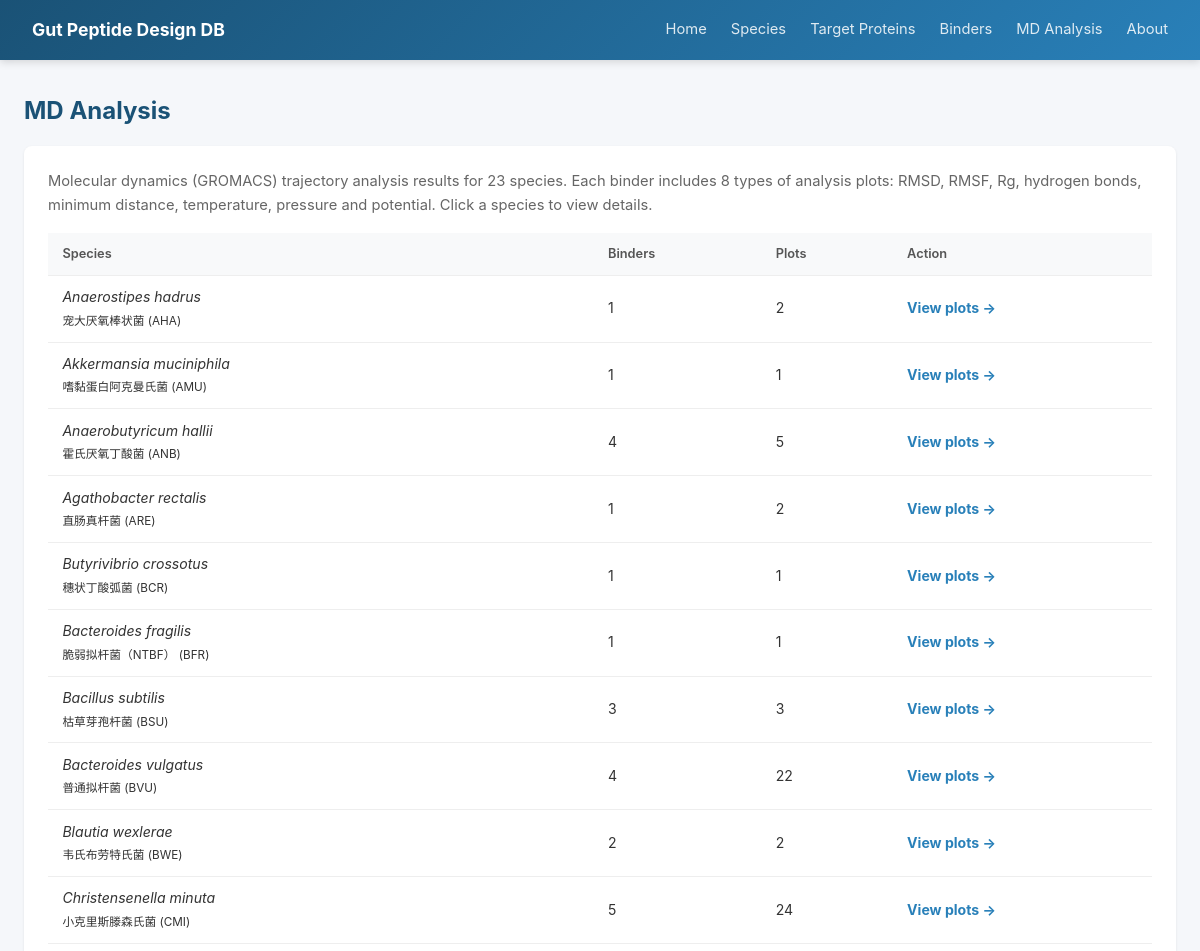
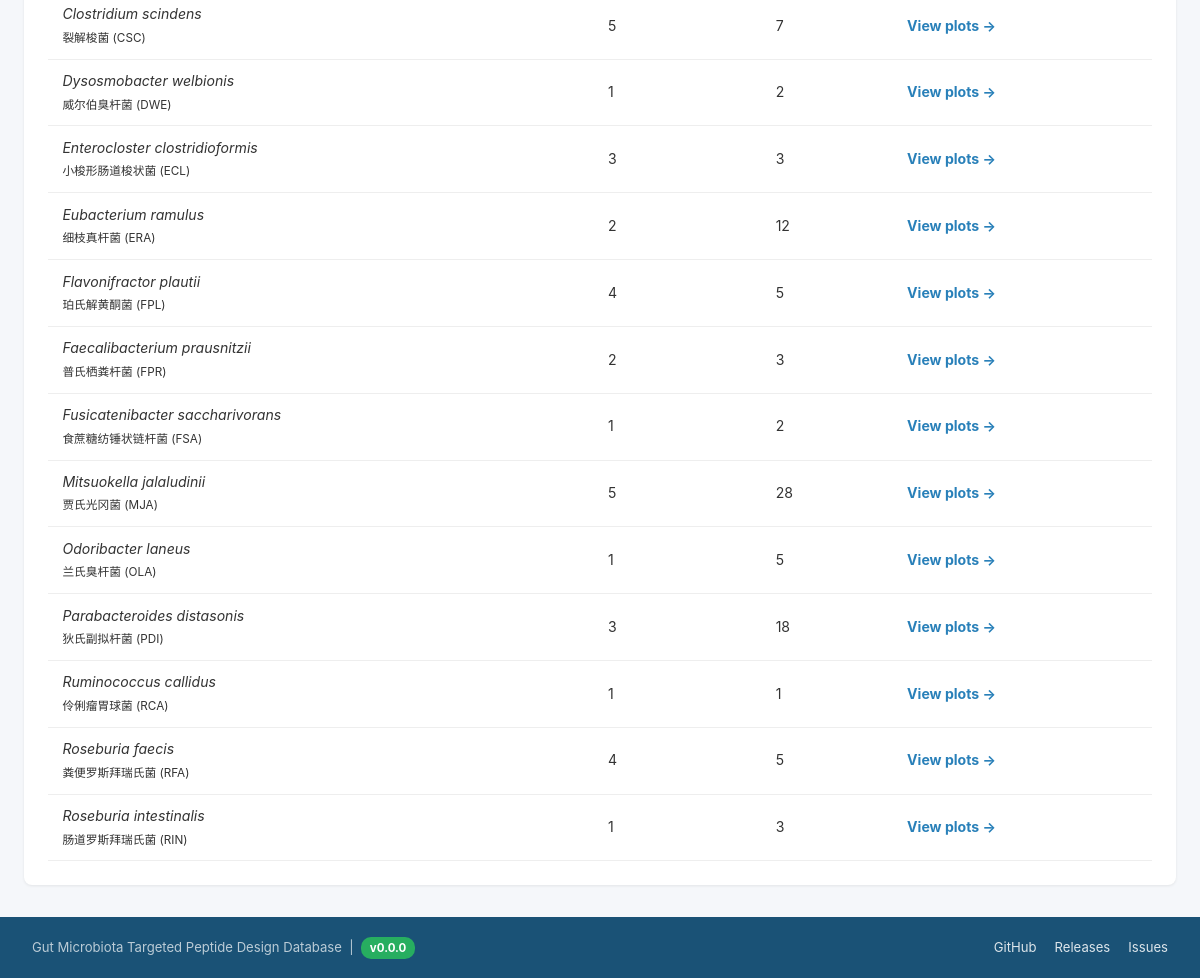
Screenshot of /md with the database file from the repository (2 pictures, top to bottom).
### tables this page shows
CREATE TABLE Species (
        Species_ID      TEXT PRIMARY KEY,
        Scientific_Name TEXT NOT NULL,
        Chinese_Name    TEXT,
        Taxonomy_ID     INTEGER,
        Genome_Accession TEXT,
        Proteome_Source TEXT,
        Notes           TEXT
    );

### app.py (the view)
@app.route('/md')
def md_list():
    db = get_db()
    items = []
    if os.path.isdir(MD_DIR):
        for sid in sorted(os.listdir(MD_DIR)):
            sd = os.path.join(MD_DIR, sid)
            if not os.path.isdir(sd):
                continue
            sp = db.execute("SELECT * FROM Species WHERE Species_ID=?", (sid,)).fetchone()
            designs = [x for x in os.listdir(sd) if os.path.isdir(os.path.join(sd, x))]
            total_png = 0
            for d in designs:
                total_png += len([x for x in os.listdir(os.path.join(sd, d)) if x.endswith('.png')])
            items.append({'sid': sid, 'sp': sp, 'designs': len(designs), 'count': total_png})
    return render_template('md.html', items=items)

### app.py (called while the page is built)
@app.context_processor
def inject_meta():
    return {'DB_VERSION': DB_VERSION, 'REPO_URL': REPO_URL}

def get_db():
    if 'db' not in g:
        g.db = sqlite3.connect(DB_PATH)
        g.db.row_factory = sqlite3.Row
    return g.db

### templates/md.html (shortened to what this page needs)
{% extends "base.html" %}
{% block content %}
<h1>MD Analysis</h1>
<div class="card">
    <p style="color:#666; font-size:.92rem; margin-bottom:1rem;">
        Molecular dynamics (GROMACS) trajectory analysis results for {{ items|length }} species.
        Each binder includes 8 types of analysis plots: RMSD, RMSF, Rg, hydrogen bonds, minimum distance, temperature, pressure and potential. Click a species to view details.
    </p>
    {% if items %}
    <table>
        <thead><tr><th>Species</th><th>Binders</th><th>Plots</th><th>Action</th></tr></thead>
        <tbody>
            {% for it in items %}
            <tr>
                <td>
                    {% if it.sp %}<em>{{ it.sp.Scientific_Name }}</em><br><small>{{ it.sp.Chinese_Name }} ({{ it.sid }})</small>{% else %}{{ it.sid }}{% endif %}
                </td>
                <td>{{ it.designs }}</td>
                <td>{{ it.count }}</td>
                <td><a href="/md/{{ it.sid }}"><strong>View plots &rarr;</strong></a></td>
            </tr>
            {% endfor %}
        </tbody>
    </table>
    {% else %}
    <div class="empty-state"><p>No MD analysis data.</p></div>
    {% endif %}
</div>
{% endblock %}

### templates/base.html (style rules this page uses)
* { margin:0; padding:0; box-sizing:border-box; }
body { font-family:-apple-system,BlinkMacSystemFont,"Segoe UI","PingFang SC","Microsoft YaHei",sans-serif; background:#f5f7fa; color:#333; line-height:1.6; }
.card { background:white; border-radius:8px; box-shadow:0 1px 3px rgba(0,0,0,.08); padding:1.5rem; margin-bottom:1.5rem; }
table { width:100%; border-collapse:collapse; font-size:.88rem; }
th,td { padding:.65rem .9rem; text-align:left; border-bottom:1px solid #eee; }
th { background:#f8f9fa; font-weight:600; color:#555; font-size:.8rem; }
h1 { font-size:1.5rem; margin-bottom:1rem; color:#1a5276; }
a { color:#2980b9; text-decoration:none; }

### rows the page displays
Species: sp.Scientific_Name "Anaerostipes hadrus", sp.Chinese_Name "宠大厌氧棒状菌", sid "AHA", designs "1", count "2"
Species: sp.Scientific_Name "Akkermansia muciniphila", sp.Chinese_Name "嗜黏蛋白阿克曼氏菌", sid "AMU", designs "1", count "1"
Species: sp.Scientific_Name "Anaerobutyricum hallii", sp.Chinese_Name "霍氏厌氧丁酸菌", sid "ANB", designs "4", count "5"
Species: sp.Scientific_Name "Agathobacter rectalis", sp.Chinese_Name "直肠真杆菌", sid "ARE", designs "1", count "2"
Species: sp.Scientific_Name "Butyrivibrio crossotus", sp.Chinese_Name "穗状丁酸弧菌", sid "BCR", designs "1", count "1"
Species: sp.Scientific_Name "Bacteroides fragilis", sp.Chinese_Name "脆弱拟杆菌（NTBF）", sid "BFR", designs "1", count "1"
Species: sp.Scientific_Name "Bacillus subtilis", sp.Chinese_Name "枯草芽孢杆菌", sid "BSU", designs "3", count "3"
Species: sp.Scientific_Name "Bacteroides vulgatus", sp.Chinese_Name "普通拟杆菌", sid "BVU", designs "4", count "22"
Species: sp.Scientific_Name "Blautia wexlerae", sp.Chinese_Name "韦氏布劳特氏菌", sid "BWE", designs "2", count "2"
Species: sp.Scientific_Name "Christensenella minuta", sp.Chinese_Name "小克里斯滕森氏菌", sid "CMI", designs "5", count "24"
Species: sp.Scientific_Name "Clostridium scindens", sp.Chinese_Name "裂解梭菌", sid "CSC", designs "5", count "7"
Species: sp.Scientific_Name "Dysosmobacter welbionis", sp.Chinese_Name "威尔伯臭杆菌", sid "DWE", designs "1", count "2"
Species: sp.Scientific_Name "Enterocloster clostridioformis", sp.Chinese_Name "小梭形肠道梭状菌", sid "ECL", designs "3", count "3"
Species: sp.Scientific_Name "Eubacterium ramulus", sp.Chinese_Name "细枝真杆菌", sid "ERA", designs "2", count "12"
Species: sp.Scientific_Name "Flavonifractor plautii", sp.Chinese_Name "珀氏解黄酮菌", sid "FPL", designs "4", count "5"
Species: sp.Scientific_Name "Faecalibacterium prausnitzii", sp.Chinese_Name "普氏栖粪杆菌", sid "FPR", designs "2", count "3"
Species: sp.Scientific_Name "Fusicatenibacter saccharivorans", sp.Chinese_Name "食蔗糖纺锤状链杆菌", sid "FSA", designs "1", count "2"
Species: sp.Scientific_Name "Mitsuokella jalaludinii", sp.Chinese_Name "贾氏光冈菌", sid "MJA", designs "5", count "28"
Species: sp.Scientific_Name "Odoribacter laneus", sp.Chinese_Name "兰氏臭杆菌", sid "OLA", designs "1", count "5"
Species: sp.Scientific_Name "Parabacteroides distasonis", sp.Chinese_Name "狄氏副拟杆菌", sid "PDI", designs "3", count "18"
Species: sp.Scientific_Name "Ruminococcus callidus", sp.Chinese_Name "伶俐瘤胃球菌", sid "RCA", designs "1", count "1"
Species: sp.Scientific_Name "Roseburia faecis", sp.Chinese_Name "粪便罗斯拜瑞氏菌", sid "RFA", designs "4", count "5"
Species: sp.Scientific_Name "Roseburia intestinalis", sp.Chinese_Name "肠道罗斯拜瑞氏菌", sid "RIN", designs "1", count "3"

### other values shown
{{ items|length }} "23"
{{ DB_VERSION }} "0.0.0"
